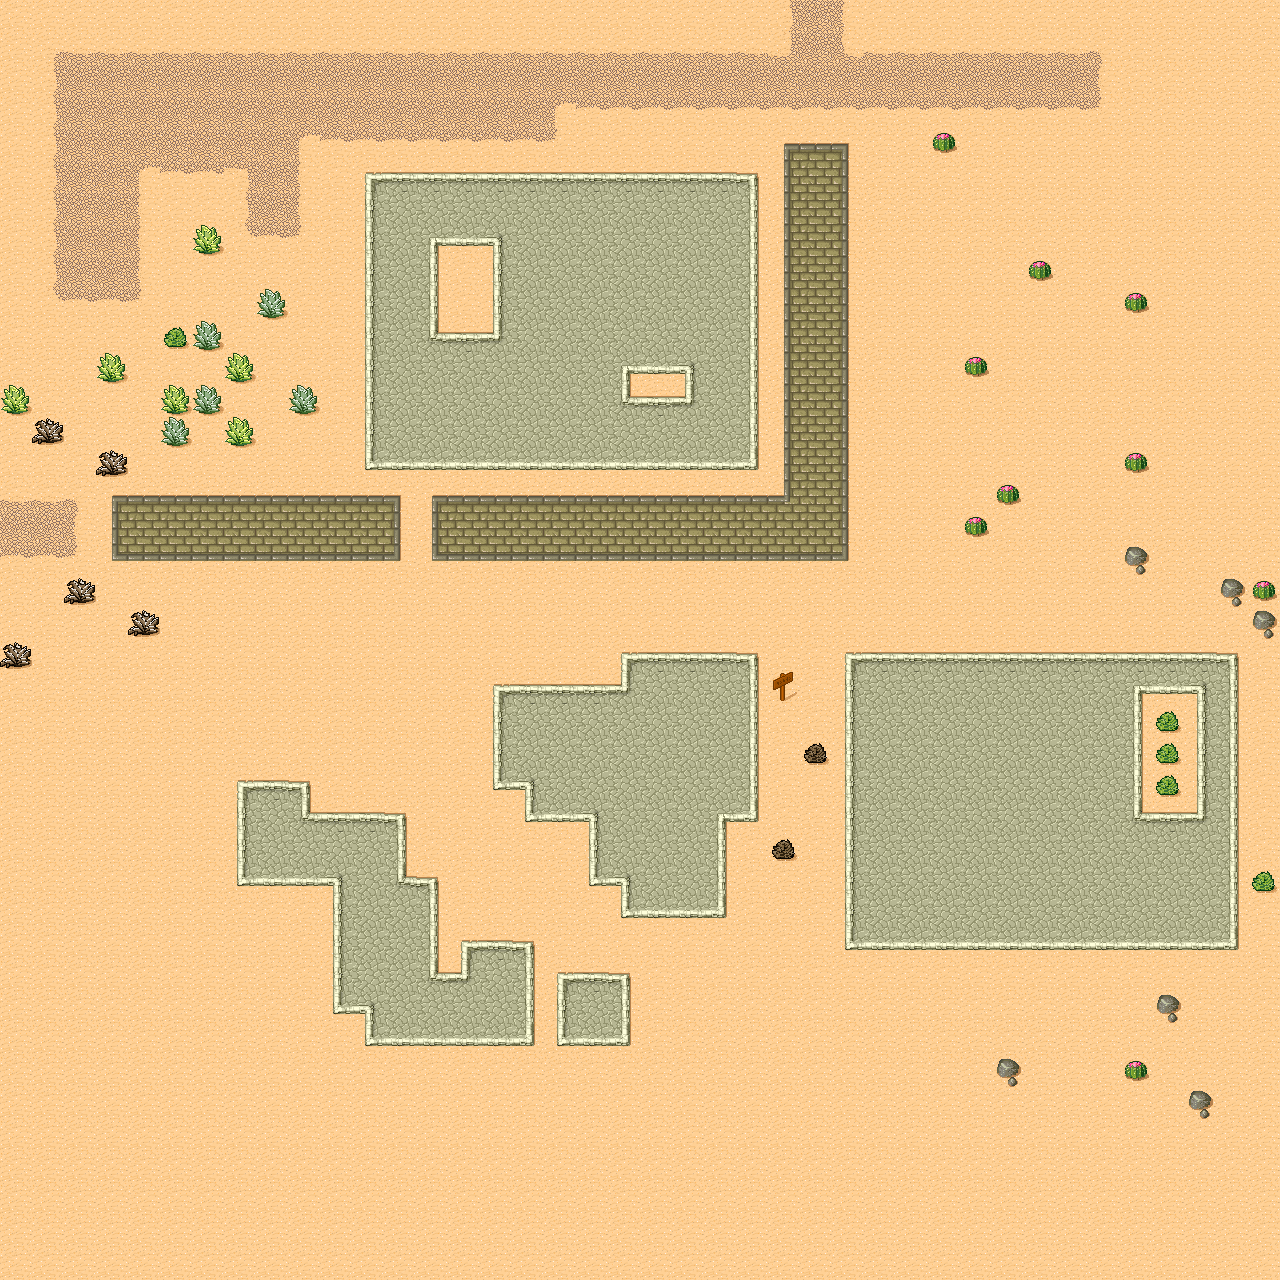

Rendered tile map (Tiled .tmx) drawn with the repository's tilesets; below, a short description and the map source with its tile grids summarised:
An orthogonal 40x40 tile map with 32x32 px tiles, 1 tile layer (Ground) and 3 objects.

<map version="1.10" tiledversion="1.10.2" orientation="orthogonal" renderorder="right-down" width="40" height="40" tilewidth="32" tileheight="32" infinite="0" nextlayerid="3" nextobjectid="12">
 <tileset firstgid="1" name="Desert" tilewidth="32" tileheight="32" spacing="1" margin="1" tilecount="48" columns="8">
  <image source="tmw_desert_spacing.png" width="265" height="199" />
  <tile id="0">
   <properties>
    <property name="speed" value="1.5" />
    <property name="walkable" value="true" />
   </properties>
  </tile>
  <tile id="1">
   <properties>
    <property name="speed" value="1.5" />
    <property name="walkable" value="true" />
   </properties>
  </tile>
  <tile id="2">
   <properties>
    <property name="speed" value="1.5" />
    <property name="walkable" value="true" />
   </properties>
  </tile>
  <tile id="3">
   <properties>
    <property name="speed" value="1.5" />
    <property name="walkable" value="true" />
   </properties>
  </tile>
  <tile id="4">
   <properties>
    <property name="speed" value="1.5" />
    <property name="walkable" value="true" />
   </properties>
  </tile>
  <tile id="5">
   <properties>
    <property name="speed" value="1" />
    <property name="walkable" value="true" />
   </properties>
  </tile>
  <tile id="6">
   <properties>
    <property name="speed" value="1" />
    <property name="walkable" value="true" />
   </properties>
  </tile>
  <tile id="7">
   <properties>
    <property name="speed" value="1" />
    <property name="walkable" value="true" />
   </properties>
  </tile>
  <tile id="8">
   <properties>
    <property name="speed" value="1.5" />
    <property name="walkable" value="true" />
   </properties>
  </tile>
  <tile id="9">
   <properties>
    <property name="speed" value="2" />
    <property name="walkable" value="true" />
   </properties>
  </tile>
  <tile id="10">
   <properties>
    <property name="speed" value="1.5" />
    <property name="walkable" value="true" />
   </properties>
  </tile>
  <tile id="11">
   <properties>
    <property name="speed" value="1.5" />
    <property name="walkable" value="true" />
   </properties>
  </tile>
  <tile id="12">
   <properties>
    <property name="speed" value="1.5" />
    <property name="walkable" value="true" />
   </properties>
  </tile>
  <tile id="13">
   <properties>
    <property name="speed" value="1" />
    <property name="walkable" value="true" />
   </properties>
  </tile>
  <tile id="14">
   <properties>
    <property name="speed" value="1.5" />
    <property name="walkable" value="true" />
   </properties>
  </tile>
  <tile id="15">
   <properties>
    <property name="speed" value="1" />
    <property name="walkable" value="true" />
   </properties>
  </tile>
  <tile id="16">
   <properties>
    <property name="speed" value="1.5" />
    <property name="walkable" value="true" />
   </properties>
  </tile>
  <tile id="17">
   <properties>
    <property name="speed" value="1.5" />
    <property name="walkable" value="true" />
   </properties>
  </tile>
  <tile id="18">
   <properties>
    <property name="speed" value="1.5" />
    <property name="walkable" value="true" />
   </properties>
  </tile>
  <tile id="19">
   <properties>
    <property name="speed" value="1.5" />
    <property name="walkable" value="true" />
   </properties>
  </tile>
  <tile id="20">
   <properties>
    <property name="speed" value="1.5" />
    <property name="walkable" value="true" />
   </properties>
  </tile>
  <tile id="21">
   <properties>
    <property name="speed" value="1" />
    <property name="walkable" value="true" />
   </properties>
  </tile>
  <tile id="22">
   <properties>
    <property name="speed" value="1" />
    <property name="walkable" value="true" />
   </properties>
  </tile>
  <tile id="23">
   <properties>
    <property name="speed" value="1" />
    <property name="walkable" value="true" />
   </properties>
  </tile>
  <tile id="24">
   <properties>
    <property name="speed" value="1.5" />
    <property name="walkable" value="true" />
   </properties>
  </tile>
  <tile id="25">
   <properties>
    <property name="speed" value="1.5" />
    <property name="walkable" value="true" />
   </properties>
  </tile>
  <tile id="26">
   <properties>
    <property name="speed" value="1.5" />
    <property name="walkable" value="true" />
   </properties>
  </tile>
  <tile id="27">
   <properties>
    <property name="speed" value="1.5" />
    <property name="walkable" value="true" />
   </properties>
  </tile>
  <tile id="28">
   <properties>
    <property name="speed" value="1.5" />
    <property name="walkable" value="true" />
   </properties>
  </tile>
  <tile id="29">
   <properties>
    <property name="speed" value="1" />
    <property name="walkable" value="true" />
   </properties>
  </tile>
  <tile id="30" probability="0.5">
   <properties>
    <property name="speed" value="1" />
    <property name="walkable" value="false" />
   </properties>
   <objectgroup draworder="index">
    <object id="0" x="1" y="1" width="29" height="30" />
   </objectgroup>
  </tile>
  <tile id="31" probability="0.5">
   <properties>
    <property name="speed" value="1" />
    <property name="walkable" value="false" />
   </properties>
   <objectgroup draworder="index">
    <object id="0" x="4" y="2" width="25" height="28">
     <ellipse />
    </object>
   </objectgroup>
  </tile>
  <tile id="32">
   <properties>
    <property name="speed" value="1.5" />
    <property name="walkable" value="true" />
   </properties>
  </tile>
  <tile id="33">
   <properties>
    <property name="speed" value="2" />
    <property name="walkable" value="true" />
   </properties>
  </tile>
  <tile id="34">
   <properties>
    <property name="speed" value="1.5" />
    <property name="walkable" value="true" />
   </properties>
  </tile>
  <tile id="35">
   <properties>
    <property name="speed" value="1.5" />
    <property name="walkable" value="true" />
   </properties>
  </tile>
  <tile id="36">
   <properties>
    <property name="speed" value="1.5" />
    <property name="walkable" value="true" />
   </properties>
  </tile>
  <tile id="37" probability="0.5">
   <properties>
    <property name="speed" value="1" />
    <property name="walkable" value="false" />
   </properties>
   <objectgroup draworder="index">
    <object id="0" x="0" y="-1" width="31" height="32" />
   </objectgroup>
  </tile>
  <tile id="38" probability="0.5">
   <properties>
    <property name="speed" value="1" />
    <property name="walkable" value="false" />
   </properties>
  </tile>
  <tile id="39" probability="0.5">
   <properties>
    <property name="speed" value="1" />
    <property name="walkable" value="false" />
   </properties>
  </tile>
  <tile id="40">
   <properties>
    <property name="speed" value="1.5" />
    <property name="walkable" value="true" />
   </properties>
  </tile>
  <tile id="41">
   <properties>
    <property name="speed" value="1.5" />
    <property name="walkable" value="true" />
   </properties>
  </tile>
  <tile id="42">
   <properties>
    <property name="speed" value="1.5" />
    <property name="walkable" value="true" />
   </properties>
  </tile>
  <tile id="43">
   <properties>
    <property name="speed" value="1.5" />
    <property name="walkable" value="true" />
   </properties>
  </tile>
  <tile id="44">
   <properties>
    <property name="speed" value="1.5" />
    <property name="walkable" value="true" />
   </properties>
  </tile>
  <tile id="45" probability="0">
   <properties>
    <property name="speed" value="1" />
    <property name="walkable" value="false" />
   </properties>
  </tile>
  <tile id="46" probability="0.5">
   <properties>
    <property name="speed" value="1" />
    <property name="walkable" value="false" />
   </properties>
  </tile>
  <tile id="47" probability="0.5">
   <properties>
    <property name="speed" value="1" />
    <property name="walkable" value="false" />
   </properties>
  </tile>
  <wangsets>
   <wangset name="Terrains" type="corner" tile="-1">
    <wangcolor name="Desert" color="#ff0000" tile="29" probability="1" />
    <wangcolor name="Brick" color="#00ff00" tile="9" probability="1" />
    <wangcolor name="Cobblestone" color="#0000ff" tile="33" probability="1" />
    <wangcolor name="Dirt" color="#ff7700" tile="14" probability="1" />
    <wangtile tileid="0" wangid="0,1,0,2,0,1,0,1" />
    <wangtile tileid="1" wangid="0,1,0,2,0,2,0,1" />
    <wangtile tileid="2" wangid="0,1,0,1,0,2,0,1" />
    <wangtile tileid="3" wangid="0,4,0,1,0,4,0,4" />
    <wangtile tileid="4" wangid="0,4,0,4,0,1,0,4" />
    <wangtile tileid="5" wangid="0,1,0,4,0,1,0,1" />
    <wangtile tileid="6" wangid="0,1,0,4,0,4,0,1" />
    <wangtile tileid="7" wangid="0,1,0,1,0,4,0,1" />
    <wangtile tileid="8" wangid="0,2,0,2,0,1,0,1" />
    <wangtile tileid="9" wangid="0,2,0,2,0,2,0,2" />
    <wangtile tileid="10" wangid="0,1,0,1,0,2,0,2" />
    <wangtile tileid="11" wangid="0,1,0,4,0,4,0,4" />
    <wangtile tileid="12" wangid="0,4,0,4,0,4,0,1" />
    <wangtile tileid="13" wangid="0,4,0,4,0,1,0,1" />
    <wangtile tileid="14" wangid="0,4,0,4,0,4,0,4" />
    <wangtile tileid="15" wangid="0,1,0,1,0,4,0,4" />
    <wangtile tileid="16" wangid="0,2,0,1,0,1,0,1" />
    <wangtile tileid="17" wangid="0,2,0,1,0,1,0,2" />
    <wangtile tileid="18" wangid="0,1,0,1,0,1,0,2" />
    <wangtile tileid="19" wangid="0,2,0,1,0,2,0,2" />
    <wangtile tileid="20" wangid="0,2,0,2,0,1,0,2" />
    <wangtile tileid="21" wangid="0,4,0,1,0,1,0,1" />
    <wangtile tileid="22" wangid="0,4,0,1,0,1,0,4" />
    <wangtile tileid="23" wangid="0,1,0,1,0,1,0,4" />
    <wangtile tileid="24" wangid="0,1,0,3,0,1,0,1" />
    <wangtile tileid="25" wangid="0,1,0,3,0,3,0,1" />
    <wangtile tileid="26" wangid="0,1,0,1,0,3,0,1" />
    <wangtile tileid="27" wangid="0,1,0,2,0,2,0,2" />
    <wangtile tileid="28" wangid="0,2,0,2,0,2,0,1" />
    <wangtile tileid="29" wangid="0,1,0,1,0,1,0,1" />
    <wangtile tileid="30" wangid="0,1,0,1,0,1,0,1" />
    <wangtile tileid="31" wangid="0,1,0,1,0,1,0,1" />
    <wangtile tileid="32" wangid="0,3,0,3,0,1,0,1" />
    <wangtile tileid="33" wangid="0,3,0,3,0,3,0,3" />
    <wangtile tileid="34" wangid="0,1,0,1,0,3,0,3" />
    <wangtile tileid="35" wangid="0,3,0,1,0,3,0,3" />
    <wangtile tileid="36" wangid="0,3,0,3,0,1,0,3" />
    <wangtile tileid="37" wangid="0,1,0,1,0,1,0,1" />
    <wangtile tileid="38" wangid="0,1,0,1,0,1,0,1" />
    <wangtile tileid="39" wangid="0,1,0,1,0,1,0,1" />
    <wangtile tileid="40" wangid="0,3,0,1,0,1,0,1" />
    <wangtile tileid="41" wangid="0,3,0,1,0,1,0,3" />
    <wangtile tileid="42" wangid="0,1,0,1,0,1,0,3" />
    <wangtile tileid="43" wangid="0,1,0,3,0,3,0,3" />
    <wangtile tileid="44" wangid="0,3,0,3,0,3,0,1" />
    <wangtile tileid="45" wangid="0,1,0,1,0,1,0,1" />
    <wangtile tileid="46" wangid="0,1,0,1,0,1,0,1" />
    <wangtile tileid="47" wangid="0,1,0,1,0,1,0,1" />
   </wangset>
  </wangsets>
 </tileset>
 <layer id="1" name="Ground" width="40" height="40">
  <data>[1600 cells, 1600 non-empty, 45 distinct tile ids]</data>
 </layer>
</map>
